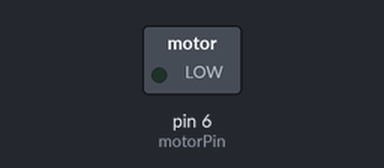
This sketch was run on a simulated Arduino Uno, built with avr-gcc and run on an emulated ATmega328P. Parts: switched loads named in the sketch (green lamp = pin HIGH). Dashed ring = blinking.

Above: at 0.05 s.
Timing chart, 0 to 4.9 s (numbered marks = the images above):
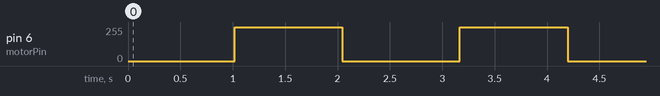

Measured:
- by itself, pin 6 (motorPin): alternates 255/255 for 1.0 s and 0/255 for 1.1 s

The sketch:

MOSFETTest.ino
```cpp
int motorPin = 6;

void setup()
{
  pinMode(motorPin, OUTPUT);
}

void loop()
{
  //analogWrite(motorPin, 0);
  //delay(1000);
  //analogWrite(motorPin, 1);

  for (int i = 1; i <= 255; i++) {
    analogWrite(motorPin, i);
    delay(4);
  }
  for (int i = 255; i >= 0; i--) {
    analogWrite(motorPin, i);
    delay(4);
  }
  delay(100);
  //delay(1000);
  //analogWrite(motorPin, 255);
  //delay(1000);
  /*for (int i = 0; i < 100; i++) {
    analogWrite(motorPin, 1);
    delay(5);
    analogWrite(motorPin, 0);
    delay(5);
  }*/
}
```
